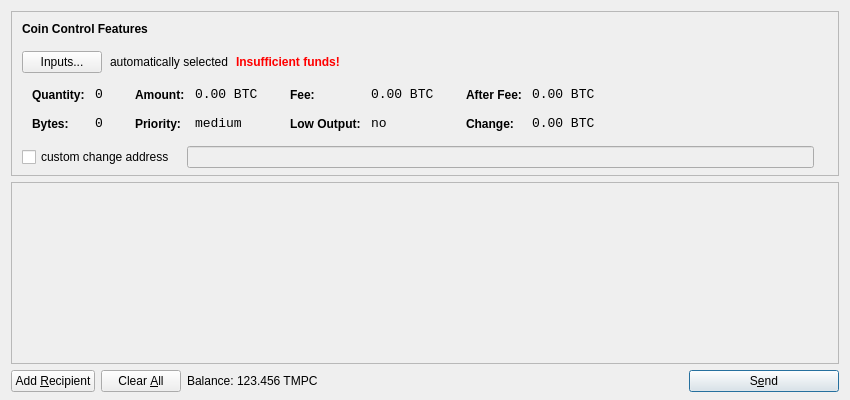
<?xml version="1.0" encoding="UTF-8"?>
<ui version="4.0">
 <class>SendCoinsDialog</class>
 <widget class="QDialog" name="SendCoinsDialog">
  <property name="geometry">
   <rect>
    <x>0</x>
    <y>0</y>
    <width>850</width>
    <height>400</height>
   </rect>
  </property>
  <property name="windowTitle">
   <string>Send Coins</string>
  </property>
  <layout class="QVBoxLayout" name="verticalLayout" stretch="0,1,0">
   <property name="bottomMargin">
    <number>8</number>
   </property>
   <item>
    <widget class="QFrame" name="frameCoinControl">
     <property name="sizePolicy">
      <sizepolicy hsizetype="Expanding" vsizetype="Expanding">
       <horstretch>0</horstretch>
       <verstretch>0</verstretch>
      </sizepolicy>
     </property>
     <property name="maximumSize">
      <size>
       <width>16777215</width>
       <height>16777215</height>
      </size>
     </property>
     <property name="frameShape">
      <enum>QFrame::StyledPanel</enum>
     </property>
     <property name="frameShadow">
      <enum>QFrame::Sunken</enum>
     </property>
     <layout class="QVBoxLayout" name="verticalLayoutCoinControl2">
      <property name="spacing">
       <number>-1</number>
      </property>
      <property name="leftMargin">
       <number>0</number>
      </property>
      <property name="topMargin">
       <number>0</number>
      </property>
      <property name="rightMargin">
       <number>0</number>
      </property>
      <property name="bottomMargin">
       <number>6</number>
      </property>
      <item>
       <layout class="QVBoxLayout" name="verticalLayoutCoinControl" stretch="0,0,0,0,1">
        <property name="spacing">
         <number>0</number>
        </property>
        <property name="leftMargin">
         <number>10</number>
        </property>
        <property name="topMargin">
         <number>10</number>
        </property>
        <item>
         <layout class="QHBoxLayout" name="horizontalLayoutCoinControl1">
          <property name="bottomMargin">
           <number>15</number>
          </property>
          <item>
           <widget class="QLabel" name="labelCoinControlFeatures">
            <property name="sizePolicy">
             <sizepolicy hsizetype="Preferred" vsizetype="Maximum">
              <horstretch>0</horstretch>
              <verstretch>0</verstretch>
             </sizepolicy>
            </property>
            <property name="font">
             <font>
              <weight>75</weight>
              <bold>true</bold>
             </font>
            </property>
            <property name="styleSheet">
             <string notr="true">font-weight:bold;</string>
            </property>
            <property name="text">
             <string>Coin Control Features</string>
            </property>
           </widget>
          </item>
         </layout>
        </item>
        <item>
         <layout class="QHBoxLayout" name="horizontalLayoutCoinControl2" stretch="0,0,0,0">
          <property name="spacing">
           <number>8</number>
          </property>
          <property name="bottomMargin">
           <number>10</number>
          </property>
          <item>
           <widget class="QPushButton" name="pushButtonCoinControl">
            <property name="styleSheet">
             <string notr="true"/>
            </property>
            <property name="text">
             <string>Inputs...</string>
            </property>
           </widget>
          </item>
          <item>
           <widget class="QLabel" name="labelCoinControlAutomaticallySelected">
            <property name="text">
             <string>automatically selected</string>
            </property>
            <property name="margin">
             <number>5</number>
            </property>
           </widget>
          </item>
          <item>
           <widget class="QLabel" name="labelCoinControlInsuffFunds">
            <property name="font">
             <font>
              <weight>75</weight>
              <bold>true</bold>
             </font>
            </property>
            <property name="styleSheet">
             <string notr="true">color:red;font-weight:bold;</string>
            </property>
            <property name="text">
             <string>Insufficient funds!</string>
            </property>
            <property name="margin">
             <number>5</number>
            </property>
           </widget>
          </item>
          <item>
           <spacer name="horizontalSpacerCoinControl">
            <property name="orientation">
             <enum>Qt::Horizontal</enum>
            </property>
            <property name="sizeHint" stdset="0">
             <size>
              <width>40</width>
              <height>1</height>
             </size>
            </property>
           </spacer>
          </item>
         </layout>
        </item>
        <item>
         <widget class="QWidget" name="widgetCoinControl" native="true">
          <property name="sizePolicy">
           <sizepolicy hsizetype="Preferred" vsizetype="Preferred">
            <horstretch>0</horstretch>
            <verstretch>0</verstretch>
           </sizepolicy>
          </property>
          <property name="minimumSize">
           <size>
            <width>0</width>
            <height>0</height>
           </size>
          </property>
          <property name="styleSheet">
           <string notr="true"/>
          </property>
          <layout class="QHBoxLayout" name="horizontalLayoutCoinControl5">
           <property name="margin">
            <number>0</number>
           </property>
           <item>
            <layout class="QHBoxLayout" name="horizontalLayoutCoinControl3" stretch="0,0,0,1">
             <property name="spacing">
              <number>20</number>
             </property>
             <property name="topMargin">
              <number>0</number>
             </property>
             <property name="bottomMargin">
              <number>10</number>
             </property>
             <item>
              <layout class="QFormLayout" name="formLayoutCoinControl1">
               <property name="horizontalSpacing">
                <number>10</number>
               </property>
               <property name="verticalSpacing">
                <number>14</number>
               </property>
               <property name="leftMargin">
                <number>10</number>
               </property>
               <property name="topMargin">
                <number>4</number>
               </property>
               <property name="rightMargin">
                <number>6</number>
               </property>
               <item row="0" column="0">
                <widget class="QLabel" name="labelCoinControlQuantityText">
                 <property name="styleSheet">
                  <string notr="true">font-weight:bold;</string>
                 </property>
                 <property name="text">
                  <string>Quantity:</string>
                 </property>
                 <property name="margin">
                  <number>0</number>
                 </property>
                </widget>
               </item>
               <item row="0" column="1">
                <widget class="QLabel" name="labelCoinControlQuantity">
                 <property name="font">
                  <font>
                   <family>Monospace</family>
                   <pointsize>10</pointsize>
                  </font>
                 </property>
                 <property name="cursor">
                  <cursorShape>IBeamCursor</cursorShape>
                 </property>
                 <property name="contextMenuPolicy">
                  <enum>Qt::ActionsContextMenu</enum>
                 </property>
                 <property name="text">
                  <string notr="true">0</string>
                 </property>
                 <property name="margin">
                  <number>0</number>
                 </property>
                 <property name="textInteractionFlags">
                  <set>Qt::LinksAccessibleByMouse|Qt::TextSelectableByKeyboard|Qt::TextSelectableByMouse</set>
                 </property>
                </widget>
               </item>
               <item row="1" column="0">
                <widget class="QLabel" name="labelCoinControlBytesText">
                 <property name="styleSheet">
                  <string notr="true">font-weight:bold;</string>
                 </property>
                 <property name="text">
                  <string>Bytes:</string>
                 </property>
                </widget>
               </item>
               <item row="1" column="1">
                <widget class="QLabel" name="labelCoinControlBytes">
                 <property name="font">
                  <font>
                   <family>Monospace</family>
                   <pointsize>10</pointsize>
                  </font>
                 </property>
                 <property name="cursor">
                  <cursorShape>IBeamCursor</cursorShape>
                 </property>
                 <property name="contextMenuPolicy">
                  <enum>Qt::ActionsContextMenu</enum>
                 </property>
                 <property name="text">
                  <string notr="true">0</string>
                 </property>
                 <property name="textInteractionFlags">
                  <set>Qt::LinksAccessibleByMouse|Qt::TextSelectableByKeyboard|Qt::TextSelectableByMouse</set>
                 </property>
                </widget>
               </item>
              </layout>
             </item>
             <item>
              <layout class="QFormLayout" name="formLayoutCoinControl2">
               <property name="horizontalSpacing">
                <number>10</number>
               </property>
               <property name="verticalSpacing">
                <number>14</number>
               </property>
               <property name="leftMargin">
                <number>6</number>
               </property>
               <property name="topMargin">
                <number>4</number>
               </property>
               <property name="rightMargin">
                <number>6</number>
               </property>
               <item row="0" column="0">
                <widget class="QLabel" name="labelCoinControlAmountText">
                 <property name="styleSheet">
                  <string notr="true">font-weight:bold;</string>
                 </property>
                 <property name="text">
                  <string>Amount:</string>
                 </property>
                 <property name="margin">
                  <number>0</number>
                 </property>
                </widget>
               </item>
               <item row="0" column="1">
                <widget class="QLabel" name="labelCoinControlAmount">
                 <property name="font">
                  <font>
                   <family>Monospace</family>
                   <pointsize>10</pointsize>
                  </font>
                 </property>
                 <property name="cursor">
                  <cursorShape>IBeamCursor</cursorShape>
                 </property>
                 <property name="contextMenuPolicy">
                  <enum>Qt::ActionsContextMenu</enum>
                 </property>
                 <property name="text">
                  <string notr="true">0.00 BTC</string>
                 </property>
                 <property name="textInteractionFlags">
                  <set>Qt::LinksAccessibleByMouse|Qt::TextSelectableByKeyboard|Qt::TextSelectableByMouse</set>
                 </property>
                </widget>
               </item>
               <item row="1" column="0">
                <widget class="QLabel" name="labelCoinControlPriorityText">
                 <property name="styleSheet">
                  <string notr="true">font-weight:bold;</string>
                 </property>
                 <property name="text">
                  <string>Priority:</string>
                 </property>
                </widget>
               </item>
               <item row="1" column="1">
                <widget class="QLabel" name="labelCoinControlPriority">
                 <property name="font">
                  <font>
                   <family>Monospace</family>
                   <pointsize>10</pointsize>
                  </font>
                 </property>
                 <property name="cursor">
                  <cursorShape>IBeamCursor</cursorShape>
                 </property>
                 <property name="contextMenuPolicy">
                  <enum>Qt::ActionsContextMenu</enum>
                 </property>
                 <property name="text">
                  <string>medium</string>
                 </property>
                 <property name="textInteractionFlags">
                  <set>Qt::LinksAccessibleByMouse|Qt::TextSelectableByKeyboard|Qt::TextSelectableByMouse</set>
                 </property>
                </widget>
               </item>
              </layout>
             </item>
             <item>
              <layout class="QFormLayout" name="formLayoutCoinControl3">
               <property name="horizontalSpacing">
                <number>10</number>
               </property>
               <property name="verticalSpacing">
                <number>14</number>
               </property>
               <property name="leftMargin">
                <number>6</number>
               </property>
               <property name="topMargin">
                <number>4</number>
               </property>
               <property name="rightMargin">
                <number>6</number>
               </property>
               <item row="0" column="0">
                <widget class="QLabel" name="labelCoinControlFeeText">
                 <property name="styleSheet">
                  <string notr="true">font-weight:bold;</string>
                 </property>
                 <property name="text">
                  <string>Fee:</string>
                 </property>
                 <property name="margin">
                  <number>0</number>
                 </property>
                </widget>
               </item>
               <item row="0" column="1">
                <widget class="QLabel" name="labelCoinControlFee">
                 <property name="font">
                  <font>
                   <family>Monospace</family>
                   <pointsize>10</pointsize>
                  </font>
                 </property>
                 <property name="cursor">
                  <cursorShape>IBeamCursor</cursorShape>
                 </property>
                 <property name="contextMenuPolicy">
                  <enum>Qt::ActionsContextMenu</enum>
                 </property>
                 <property name="text">
                  <string notr="true">0.00 BTC</string>
                 </property>
                 <property name="textInteractionFlags">
                  <set>Qt::LinksAccessibleByMouse|Qt::TextSelectableByKeyboard|Qt::TextSelectableByMouse</set>
                 </property>
                </widget>
               </item>
               <item row="1" column="0">
                <widget class="QLabel" name="labelCoinControlLowOutputText">
                 <property name="styleSheet">
                  <string notr="true">font-weight:bold;</string>
                 </property>
                 <property name="text">
                  <string>Low Output:</string>
                 </property>
                </widget>
               </item>
               <item row="1" column="1">
                <widget class="QLabel" name="labelCoinControlLowOutput">
                 <property name="font">
                  <font>
                   <family>Monospace</family>
                   <pointsize>10</pointsize>
                  </font>
                 </property>
                 <property name="cursor">
                  <cursorShape>IBeamCursor</cursorShape>
                 </property>
                 <property name="contextMenuPolicy">
                  <enum>Qt::ActionsContextMenu</enum>
                 </property>
                 <property name="text">
                  <string>no</string>
                 </property>
                 <property name="textInteractionFlags">
                  <set>Qt::LinksAccessibleByMouse|Qt::TextSelectableByKeyboard|Qt::TextSelectableByMouse</set>
                 </property>
                </widget>
               </item>
              </layout>
             </item>
             <item>
              <layout class="QFormLayout" name="formLayoutCoinControl4">
               <property name="horizontalSpacing">
                <number>10</number>
               </property>
               <property name="verticalSpacing">
                <number>14</number>
               </property>
               <property name="leftMargin">
                <number>6</number>
               </property>
               <property name="topMargin">
                <number>4</number>
               </property>
               <property name="rightMargin">
                <number>6</number>
               </property>
               <item row="0" column="0">
                <widget class="QLabel" name="labelCoinControlAfterFeeText">
                 <property name="styleSheet">
                  <string notr="true">font-weight:bold;</string>
                 </property>
                 <property name="text">
                  <string>After Fee:</string>
                 </property>
                 <property name="margin">
                  <number>0</number>
                 </property>
                </widget>
               </item>
               <item row="0" column="1">
                <widget class="QLabel" name="labelCoinControlAfterFee">
                 <property name="font">
                  <font>
                   <family>Monospace</family>
                   <pointsize>10</pointsize>
                  </font>
                 </property>
                 <property name="cursor">
                  <cursorShape>IBeamCursor</cursorShape>
                 </property>
                 <property name="contextMenuPolicy">
                  <enum>Qt::ActionsContextMenu</enum>
                 </property>
                 <property name="text">
                  <string notr="true">0.00 BTC</string>
                 </property>
                 <property name="textInteractionFlags">
                  <set>Qt::LinksAccessibleByMouse|Qt::TextSelectableByKeyboard|Qt::TextSelectableByMouse</set>
                 </property>
                </widget>
               </item>
               <item row="1" column="0">
                <widget class="QLabel" name="labelCoinControlChangeText">
                 <property name="styleSheet">
                  <string notr="true">font-weight:bold;</string>
                 </property>
                 <property name="text">
                  <string>Change:</string>
                 </property>
                </widget>
               </item>
               <item row="1" column="1">
                <widget class="QLabel" name="labelCoinControlChange">
                 <property name="font">
                  <font>
                   <family>Monospace</family>
                   <pointsize>10</pointsize>
                  </font>
                 </property>
                 <property name="cursor">
                  <cursorShape>IBeamCursor</cursorShape>
                 </property>
                 <property name="contextMenuPolicy">
                  <enum>Qt::ActionsContextMenu</enum>
                 </property>
                 <property name="text">
                  <string notr="true">0.00 BTC</string>
                 </property>
                 <property name="textInteractionFlags">
                  <set>Qt::LinksAccessibleByMouse|Qt::TextSelectableByKeyboard|Qt::TextSelectableByMouse</set>
                 </property>
                </widget>
               </item>
              </layout>
             </item>
            </layout>
           </item>
          </layout>
         </widget>
        </item>
        <item>
         <layout class="QHBoxLayout" name="horizontalLayoutCoinControl4" stretch="0,0,0">
          <property name="spacing">
           <number>12</number>
          </property>
          <property name="sizeConstraint">
           <enum>QLayout::SetDefaultConstraint</enum>
          </property>
          <property name="topMargin">
           <number>5</number>
          </property>
          <property name="rightMargin">
           <number>5</number>
          </property>
          <item>
           <widget class="QCheckBox" name="checkBoxCoinControlChange">
            <property name="text">
             <string>custom change address</string>
            </property>
           </widget>
          </item>
          <item>
           <widget class="QLineEdit" name="lineEditCoinControlChange">
            <property name="enabled">
             <bool>false</bool>
            </property>
            <property name="sizePolicy">
             <sizepolicy hsizetype="Expanding" vsizetype="Fixed">
              <horstretch>0</horstretch>
              <verstretch>0</verstretch>
             </sizepolicy>
            </property>
           </widget>
          </item>
          <item>
           <widget class="QLabel" name="labelCoinControlChangeLabel">
            <property name="sizePolicy">
             <sizepolicy hsizetype="Preferred" vsizetype="Expanding">
              <horstretch>0</horstretch>
              <verstretch>0</verstretch>
             </sizepolicy>
            </property>
            <property name="minimumSize">
             <size>
              <width>0</width>
              <height>0</height>
             </size>
            </property>
            <property name="text">
             <string/>
            </property>
            <property name="margin">
             <number>3</number>
            </property>
           </widget>
          </item>
         </layout>
        </item>
        <item>
         <spacer name="verticalSpacerCoinControl">
          <property name="orientation">
           <enum>Qt::Vertical</enum>
          </property>
          <property name="sizeHint" stdset="0">
           <size>
            <width>800</width>
            <height>1</height>
           </size>
          </property>
         </spacer>
        </item>
       </layout>
      </item>
     </layout>
    </widget>
   </item>
   <item>
    <widget class="QScrollArea" name="scrollArea">
     <property name="widgetResizable">
      <bool>true</bool>
     </property>
     <widget class="QWidget" name="scrollAreaWidgetContents">
      <property name="geometry">
       <rect>
        <x>0</x>
        <y>0</y>
        <width>830</width>
        <height>165</height>
       </rect>
      </property>
      <layout class="QVBoxLayout" name="verticalLayout_2">
       <property name="margin">
        <number>0</number>
       </property>
       <item>
        <layout class="QVBoxLayout" name="entries">
         <property name="spacing">
          <number>6</number>
         </property>
        </layout>
       </item>
       <item>
        <spacer name="verticalSpacer">
         <property name="orientation">
          <enum>Qt::Vertical</enum>
         </property>
         <property name="sizeHint" stdset="0">
          <size>
           <width>20</width>
           <height>40</height>
          </size>
         </property>
        </spacer>
       </item>
      </layout>
     </widget>
    </widget>
   </item>
   <item>
    <layout class="QHBoxLayout" name="horizontalLayout">
     <item>
      <widget class="QPushButton" name="addButton">
       <property name="toolTip">
        <string>Send to multiple recipients at once</string>
       </property>
       <property name="text">
        <string>Add &amp;Recipient</string>
       </property>
       <property name="icon">
        <iconset resource="../bitcoin.qrc">
         <normaloff>:/icons/add</normaloff>:/icons/add</iconset>
       </property>
       <property name="autoDefault">
        <bool>false</bool>
       </property>
      </widget>
     </item>
     <item>
      <widget class="QPushButton" name="clearButton">
       <property name="sizePolicy">
        <sizepolicy hsizetype="Minimum" vsizetype="Fixed">
         <horstretch>0</horstretch>
         <verstretch>0</verstretch>
        </sizepolicy>
       </property>
       <property name="toolTip">
        <string>Remove all transaction fields</string>
       </property>
       <property name="text">
        <string>Clear &amp;All</string>
       </property>
       <property name="icon">
        <iconset resource="../bitcoin.qrc">
         <normaloff>:/icons/remove</normaloff>:/icons/remove</iconset>
       </property>
       <property name="autoRepeatDelay">
        <number>300</number>
       </property>
       <property name="autoDefault">
        <bool>false</bool>
       </property>
      </widget>
     </item>
     <item>
      <layout class="QHBoxLayout" name="horizontalLayout_2">
       <property name="spacing">
        <number>3</number>
       </property>
       <item>
        <widget class="QLabel" name="label">
         <property name="text">
          <string>Balance:</string>
         </property>
        </widget>
       </item>
       <item>
        <widget class="QLabel" name="labelBalance">
         <property name="cursor">
          <cursorShape>IBeamCursor</cursorShape>
         </property>
         <property name="text">
          <string>123.456 TMPC</string>
         </property>
         <property name="textInteractionFlags">
          <set>Qt::LinksAccessibleByMouse|Qt::TextSelectableByKeyboard|Qt::TextSelectableByMouse</set>
         </property>
        </widget>
       </item>
      </layout>
     </item>
     <item>
      <spacer name="horizontalSpacer">
       <property name="orientation">
        <enum>Qt::Horizontal</enum>
       </property>
       <property name="sizeHint" stdset="0">
        <size>
         <width>40</width>
         <height>20</height>
        </size>
       </property>
      </spacer>
     </item>
     <item>
      <widget class="QPushButton" name="sendButton">
       <property name="minimumSize">
        <size>
         <width>150</width>
         <height>0</height>
        </size>
       </property>
       <property name="toolTip">
        <string>Confirm the send action</string>
       </property>
       <property name="text">
        <string>S&amp;end</string>
       </property>
       <property name="icon">
        <iconset resource="../bitcoin.qrc">
         <normaloff>:/icons/send</normaloff>:/icons/send</iconset>
       </property>
       <property name="default">
        <bool>true</bool>
       </property>
      </widget>
     </item>
    </layout>
   </item>
  </layout>
 </widget>
 <resources>
  <include location="../bitcoin.qrc"/>
 </resources>
 <connections/>
</ui>
